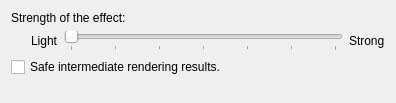
<?xml version="1.0" encoding="UTF-8"?>
<ui version="4.0">
 <class>BlurEffectConfig</class>
 <widget class="QWidget" name="BlurEffectConfig">
  <property name="geometry">
   <rect>
    <x>0</x>
    <y>0</y>
    <width>396</width>
    <height>103</height>
   </rect>
  </property>
  <layout class="QVBoxLayout" name="verticalLayout">
   <item>
    <widget class="QLabel" name="label">
     <property name="text">
      <string>Strength of the effect:</string>
     </property>
    </widget>
   </item>
   <item>
    <layout class="QHBoxLayout" name="horizontalLayout">
     <item>
      <spacer name="horizontalSpacer">
       <property name="orientation">
        <enum>Qt::Horizontal</enum>
       </property>
       <property name="sizeType">
        <enum>QSizePolicy::Fixed</enum>
       </property>
       <property name="sizeHint" stdset="0">
        <size>
         <width>20</width>
         <height>20</height>
        </size>
       </property>
      </spacer>
     </item>
     <item>
      <widget class="QLabel" name="label_2">
       <property name="text">
        <string>Light</string>
       </property>
      </widget>
     </item>
     <item>
      <widget class="QSlider" name="slider">
       <property name="minimum">
        <number>1</number>
       </property>
       <property name="maximum">
        <number>7</number>
       </property>
       <property name="singleStep">
        <number>1</number>
       </property>
       <property name="pageStep">
        <number>1</number>
       </property>
       <property name="orientation">
        <enum>Qt::Horizontal</enum>
       </property>
       <property name="tickPosition">
        <enum>QSlider::TicksBelow</enum>
       </property>
      </widget>
     </item>
     <item>
      <widget class="QLabel" name="label_3">
       <property name="text">
        <string>Strong</string>
       </property>
      </widget>
     </item>
    </layout>
   </item>
   <item>
    <widget class="QCheckBox" name="checkBox">
     <property name="toolTip">
      <string extracomment="Enables an internal texture cache which saves the background of the blurred area. This results in less repaints and in a slightly higher memory usage."/>
     </property>
     <property name="text">
      <string>Safe intermediate rendering results.</string>
     </property>
    </widget>
   </item>
   <item>
    <spacer name="verticalSpacer">
     <property name="orientation">
      <enum>Qt::Vertical</enum>
     </property>
     <property name="sizeHint" stdset="0">
      <size>
       <width>0</width>
       <height>0</height>
      </size>
     </property>
    </spacer>
   </item>
  </layout>
 </widget>
 <resources/>
 <connections/>
</ui>
